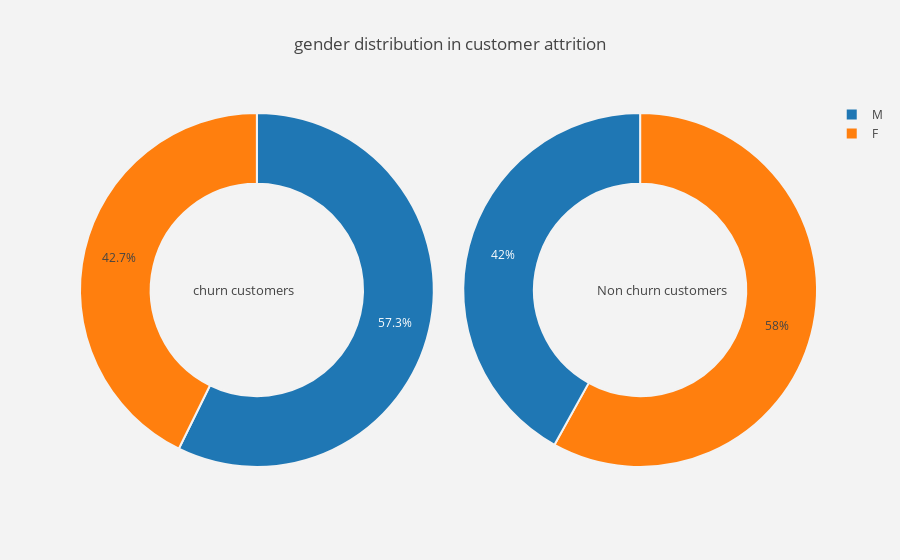

Notebook code for this chart:
### Code cell
plot_pie('gender')

### Figure 1 — Plotly figure (JSON) as saved in the notebook; plotly's stock layout.template omitted (floating-point values rounded to 4 significant figures)
{"data": [{"domain": {"x": [0, 0.48]}, "hole": 0.6, "hoverinfo": "label+percent+name", "labels": ["M", "F"], "marker": {"line": {"color": "rgb(243,243,243)", "width": 2}}, "name": "Churn Customers", "type": "pie", "values": [25696, 19168]}, {"domain": {"x": [0.52, 1]}, "hole": 0.6, "hoverinfo": "label+percent+name", "labels": ["F", "M"], "marker": {"line": {"color": "rgb(243,243,243)", "width": 2}}, "name": "Non churn customers", "type": "pie", "values": [135410, 97880]}], "layout": {"annotations": [{"font": {"size": 13}, "showarrow": false, "text": "churn customers", "x": 0.15, "y": 0.5}, {"font": {"size": 13}, "showarrow": false, "text": "Non churn customers", "x": 0.88, "y": 0.5}], "paper_bgcolor": "rgb(243,243,243)", "plot_bgcolor": "rgb(243,243,243)", "title": "gender distribution in customer attrition "}}
